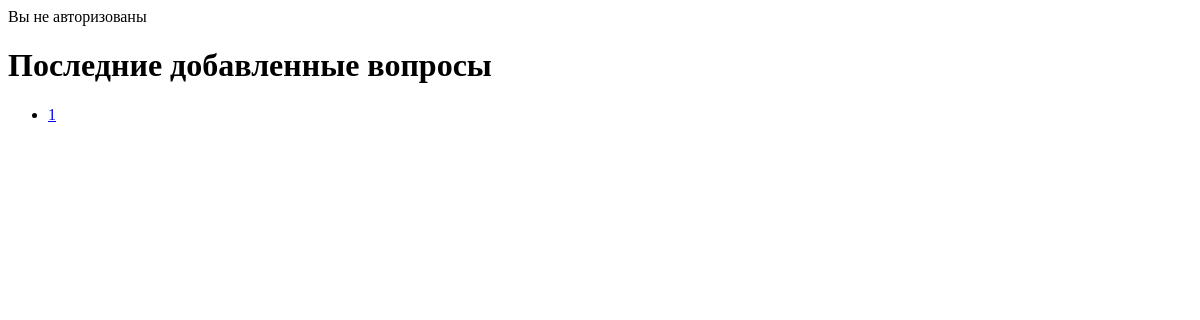
The app's page /, older data.
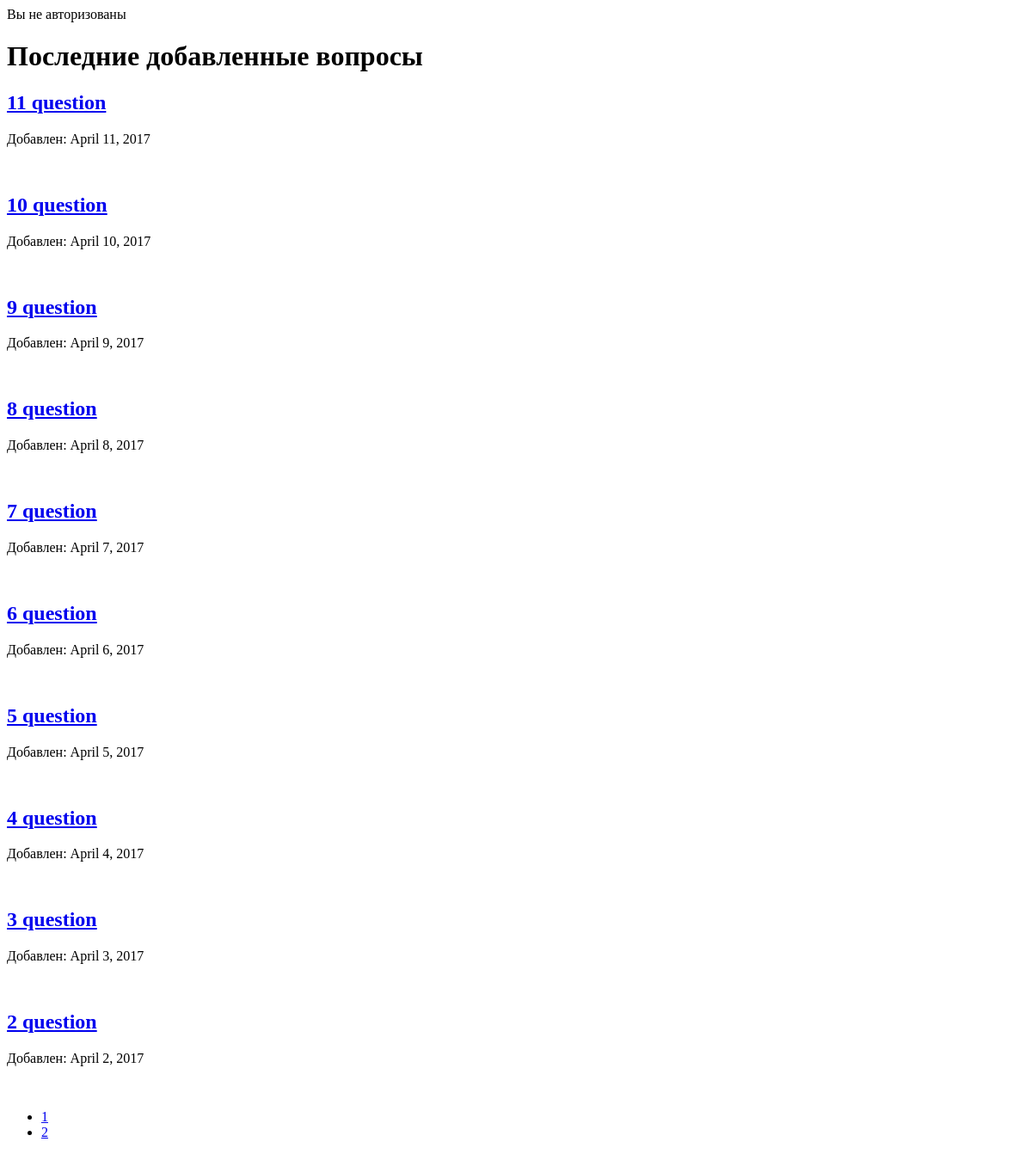
The same page, newer data.
### qa/models.py (models this page shows, shortened)
class Question(models.Model):
    objects = QuestionManager()
    title = models.CharField(max_length=100)
    text = models.TextField(blank=True)
    added_at = models.DateField(auto_now_add=True)
    rating = models.IntegerField(default=0)
    author = models.ForeignKey(User, related_name='questions_is_author')
    likes = models.ManyToManyField(User, related_name='questions_likes', blank=True)
    def get_url(self):
        return reverse('one_question', kwargs={'question_id': self.id})

### qa/views.py (the view)
# urls.py: url(r'^$', index, name='index'),
@require_GET
def index(request):
    questions = Question.objects.new()
    paginator, page = paginate(request, questions)
    paginator.baseurl = '/?page='
    return render(request, 'index.html', {
        'questions': page.object_list,
        'paginator': paginator,
        'page': page,
        'auth': auth_output(request.user)
    })

### qa/models.py (called while the page is built)
    def new(self):
        return self.order_by('-id')

### qa/views.py (called while the page is built)
def paginate(req, qs):
    limit = 10
    try:
        page_numb = int(req.GET.get('page', 1))
    except ValueError:
        raise Http404
    if page_numb <= 0:
        page_numb = 1
    paginator = Paginator(qs, limit)
    try:
        page = paginator.page(page_numb)
    except EmptyPage:
        page = paginator.page(paginator.num_pages)
    return paginator, page

def auth_output(user):
    if user.is_authenticated:
        return "Вы авторизованы как " + user.get_username()
    else:
        return "Вы не авторизованы"

### qa/templates/index.html (shortened to what this page needs)
<!DOCTYPE html>
<html>
<head>
</head>
<body>
<div>
    {{ auth }}
    <h1>Последние добавленные вопросы</h1>
    {% for q in questions %}
        <h2><a href="{{ q.get_url }}">{{ q.title }}</a></h2>
        <p>Добавлен: {{ q.added_at }}</p>
        <br>
    {% endfor %}
</div>
<nav>
    <ul class="pagination">
        {% for p in paginator.page_range %}
            {% if p == page.number %}
                <li class="active">
                    {% else %}
                <li>
            {% endif %}
        <a href="{{ paginator.baseurl }}{{ p }}">{{ p }}</a>
        </li>
        {% endfor %}
    </ul>
</nav>
</body>
</html>

Row changes from the older to the newer data that the page shows:
added Question: title "11 question", added_at "April 11, 2017"
added Question: title "10 question", added_at "April 10, 2017"
added Question: title "9 question", added_at "April 9, 2017"
added Question: title "8 question", added_at "April 8, 2017"
added Question: title "7 question", added_at "April 7, 2017"
added Question: title "6 question", added_at "April 6, 2017"
added Question: title "5 question", added_at "April 5, 2017"
added Question: title "4 question", added_at "April 4, 2017"
added Question: title "3 question", added_at "April 3, 2017"
added Question: title "2 question", added_at "April 2, 2017"
Text that changed along with them:
new list line: "2"
